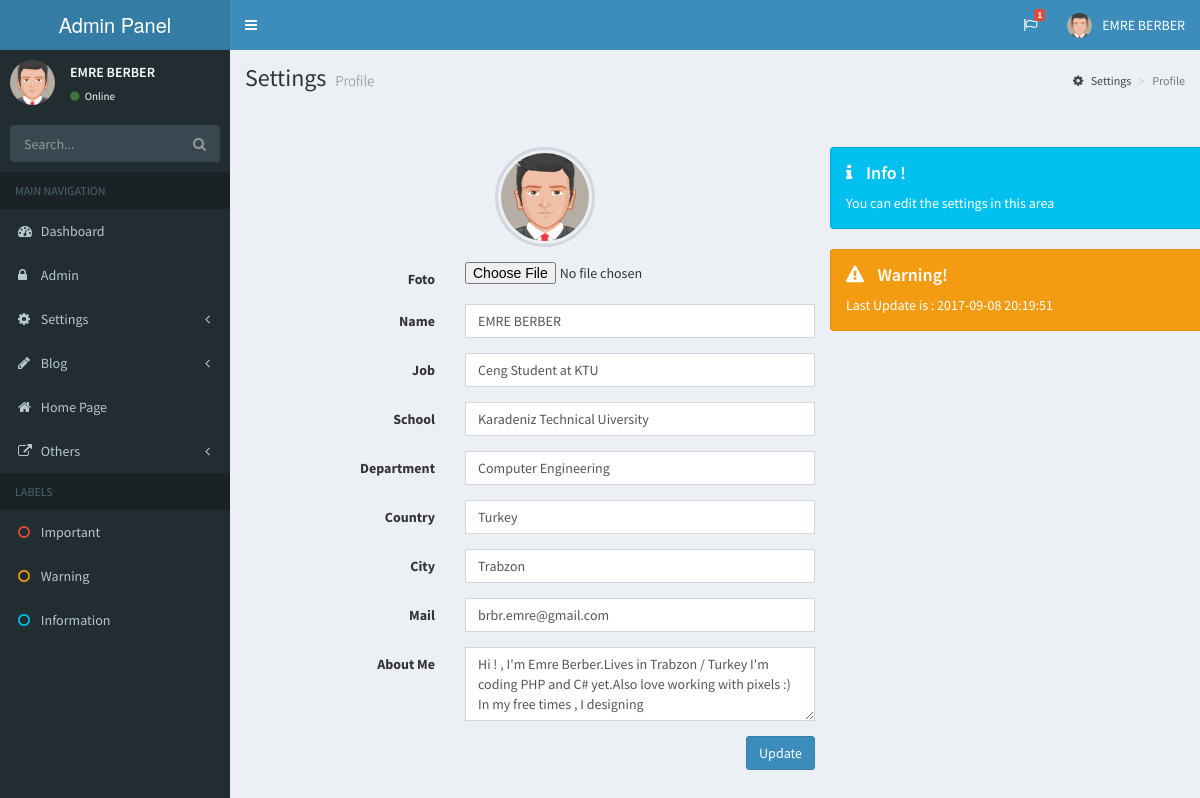
The app's page /Admin/profile.php (signed in) with its own data.
### tables this page shows
CREATE TABLE `profile` (
  `profile_id` int(11) NOT NULL DEFAULT '0',
  `profile_photo` varchar(150) NOT NULL,
  `profile_name` varchar(50) NOT NULL,
  `profile_job` varchar(50) NOT NULL,
  `profile_school` varchar(100) NOT NULL,
  `profile_department` varchar(50) NOT NULL,
  `profile_country` varchar(50) NOT NULL,
  `profile_city` varchar(50) NOT NULL,
  `profile_mail` varchar(100) NOT NULL,
  `profile_aboutme` varchar(150) NOT NULL,
  `profile_lastupdate` datetime NOT NULL
);

### Admin/profile.php (the view, shortened to what this page needs)
<?php
include 'netting/connection.php';
$type="info";
$icon="info";
$message="Info !";
$text="You can edit the settings in this area";
?>
<!DOCTYPE html>
<html>
<head>
    <link rel="stylesheet" href="bootstrap/css/bootstrap.min.css">
    <link rel="stylesheet" href="https://cdnjs.cloudflare.com/ajax/libs/font-awesome/4.5.0/css/font-awesome.min.css">
    <link rel="stylesheet" href="https://cdnjs.cloudflare.com/ajax/libs/ionicons/2.0.1/css/ionicons.min.css">
    <link rel="stylesheet" href="dist/css/AdminLTE.min.css">
    <link rel="stylesheet" href="dist/css/skins/_all-skins.min.css">
</head>
<body class="hold-transition skin-blue sidebar-mini">
    <div class="wrapper">
        <?php include 'header.php'; ?>
        <?php include 'sidebar.php'; ?>
        <div class="content-wrapper">
            <section class="content-header">
                <h1>
                    Settings
                    <small>Profile</small>
                </h1>
                <ol class="breadcrumb">
                    <li><a href="#"><i class="fa fa-cog"></i> Settings</a></li>
                    <li class="active">Profile</li>
                </ol>
            </section>
            <hr>
            <section class="content">
                <div class="container">
                    <form method="POST" action="netting/operation.php" class="form-horizontal col-lg-6" enctype="multipart/form-data">
                        <div class="col-lg-12" style="margin-bottom:15px;">
                            <img class="profile-user-img img-responsive img-circle" src="<?php echo $getprofile['profile_photo']; ?>" alt="User profile picture">
                        </div>
                        <div class="form-group">
                            <label class="col-sm-4 control-label">Foto</label>
                            <div class="col-sm-8">
                                <input name="profile_photo" type="file" id="exampleInputFile">
                            </div>
                        </div>
                        <div class="form-group">
                            <label class="col-sm-4 control-label">Name</label>
                            <div class="col-sm-8">
                                <input name="profile_name" type="text" class="form-control" value="<?php echo $getprofile['profile_name']; ?>">
                            </div>
                        </div>
                        <div class="form-group">
                            <label class="col-sm-4 control-label">Job</label>
                            <div class="col-sm-8">
                                <input name="profile_job" type="text" class="form-control" value="<?php echo $getprofile['profile_job']; ?>">
                            </div>
                        </div>
                        <div class="form-group">
                            <label class="col-sm-4 control-label">School</label>
                            <div class="col-sm-8">
                                <input name="profile_school" type="text" class="form-control" value="<?php echo $getprofile['profile_school']; ?>">
                            </div>
                        </div>
                        <div class="form-group">
                            <label class="col-sm-4 control-label">Department</label>
                            <div class="col-sm-8">
                                <input name="profile_department" type="text" class="form-control" value="<?php echo $getprofile['profile_department']; ?>">
                            </div>
                        </div>
                        <div class="form-group">
                            <label class="col-sm-4 control-label">Country</label>
                            <div class="col-sm-8">
                                <input name="profile_country" type="text" class="form-control" value="<?php echo $getprofile['profile_country']; ?>">
                            </div>
                        </div>
                        <div class="form-group">
                            <label class="col-sm-4 control-label">City</label>
                            <div class="col-sm-8">
                                <input name="profile_city" type="text" class="form-control" value="<?php echo $getprofile['profile_city']; ?>">
                            </div>
                        </div>
                        <div class="form-group">
                            <label class="col-sm-4 control-label">Mail</label>
                            <div class="col-sm-8">
                                <input name="profile_mail" type="text" class="form-control" value="<?php echo $getprofile['profile_mail']; ?>">
                            </div>
                        </div>
                        <div class="form-group">
                            <label class="col-sm-4 control-label">About Me</label>
                            <div class="col-sm-8">
                                <textarea name="profile_aboutme" class="form-control" rows="3"><?php echo $getprofile['profile_aboutme']; ?></textarea>
                            </div>
                        </div>
                        <button type="submit" name="profileupdate" class="btn btn-primary pull-right">Update</button>
                    </form>
                    <div class="alert alert-<?php echo $type ?> alert-dismissible col-lg-5">
                        <h4><i class="icon fa fa-<?php echo $icon ?>"></i> <?php echo $message ?></h4>
                        <?php echo $text ?>
                    </div>
                    <div class="alert alert-warning alert-dismissible col-lg-5">
                        <h4><i class="icon fa fa-warning"></i> Warning!</h4>
                        Last Update is : <?php echo $getprofile['profile_lastupdate']; ?>
                    </div>
                </div>
            </section>
        </div>
    </div>
</body>
</html>

### Admin/header.php (shortened to what this page needs)
<?php
include 'netting/connection.php';
$profilequery=$db->prepare("SELECT * FROM profile WHERE profile_id=?");
$profilequery->execute(array(0));
$getprofile=$profilequery->fetch(PDO::FETCH_ASSOC);
?>
<header class="main-header">
    <a href="../../index2.html" class="logo">
      <span class="logo-lg">Admin Panel</span>
    </a>
    <nav class="navbar navbar-static-top">
      <a href="#" class="sidebar-toggle" data-toggle="offcanvas" role="button">
      </a>
      <div class="navbar-custom-menu">
        <ul class="nav navbar-nav">
          <li class="dropdown tasks-menu">
            <a href="#" class="dropdown-toggle" data-toggle="dropdown">
              <i class="fa fa-flag-o"></i>
              <span class="label label-danger">1</span>
            </a>
          </li>
          <li class="dropdown user user-menu">
            <a href="#" class="dropdown-toggle" data-toggle="dropdown">
              <img src="<?php echo $getprofile['profile_photo']; ?>" class="user-image" alt="User Image">
              <span class="hidden-xs"><?php echo $getprofile['profile_name']; ?></span>
            </a>
          </li>
        </ul>
      </div>
    </nav>
  </header>

### Admin/sidebar.php (shortened to what this page needs)
<?php
include 'netting/connection.php';
$profilequery=$db->prepare("SELECT * FROM profile WHERE profile_id=?");
$profilequery->execute(array(0));
$getprofile=$profilequery->fetch(PDO::FETCH_ASSOC);
?>
<aside class="main-sidebar" style="height:2000px;">
<section class="sidebar">
    <div class="user-panel">
        <div class="pull-left image">
            <img src="<?php echo $getprofile['profile_photo']; ?>" class="img-circle" alt="User Image">
        </div>
        <div class="pull-left info">
            <p><?php echo $getprofile['profile_name']; ?></p>
            <a href="#"><i class="fa fa-circle text-success"></i> Online</a>
        </div>
    </div>
    <form action="#" method="get" class="sidebar-form">
        <div class="input-group">
            <input type="text" name="q" class="form-control" placeholder="Search..." autocomplete="off">
            <span class="input-group-btn">
                <button type="submit" name="search" id="search-btn" class="btn btn-flat"><i class="fa fa-search"></i>
                </button>
              </span>
        </div>
    </form>
    <ul class="sidebar-menu">
        <li class="header">MAIN NAVIGATION</li>
        <li><a href="index.php"><i class="fa fa-dashboard"></i> <span>Dashboard</span></a></li>
        <li><a href="admin.php"><i class="fa fa-lock"></i> <span>Admin</span></a></li>
        <li class="treeview">
            <a href="#">
                <i class="fa fa-cog"></i> <span>Settings</span>
                <span class="pull-right-container">
              <i class="fa fa-angle-left pull-right"></i>
            </span>
            </a>
        </li>
        <li class="treeview">
            <a href="#">
                <i class="fa fa-pencil"></i> <span>Blog</span>
                <span class="pull-right-container">
              <i class="fa fa-angle-left pull-right"></i>
            </span>
            </a>
        </li>
        <li><a href="home.php"><i class="fa fa-home"></i> <span>Home Page</span></a></li>
        <li class="treeview">
            <a href="#">
                <i class="fa fa-external-link"></i> <span>Others</span>
                <span class="pull-right-container">
              <i class="fa fa-angle-left pull-right"></i>
            </span>
            </a>
        </li>
        <li class="header">LABELS</li>
        <li><a href="#"><i class="fa fa-circle-o text-red"></i> <span>Important</span></a></li>
        <li><a href="#"><i class="fa fa-circle-o text-yellow"></i> <span>Warning</span></a></li>
        <li><a href="#"><i class="fa fa-circle-o text-aqua"></i> <span>Information</span></a></li>
    </ul>
</section>
</aside>

### records on screen
profile: profile_photo (placeholder picture), profile_name "EMRE BERBER", profile_job "Ceng Student at KTU", profile_school "Karadeniz Technical Uiversity", profile_department "Computer Engineering", profile_country "Turkey", profile_city "Trabzon", profile_mail "brbr.emre@gmail.com", profile_aboutme "Hi ! , I'm Emre Berber.Lives in Trabzon / Turkey I'm coding PHP and C# yet.Also love working with pixels :) In my free times , I designing", profile_lastupdate "2017-09-08 20:19:51"

### other values on screen
$message "Info !"
$text "You can edit the settings in this area"
